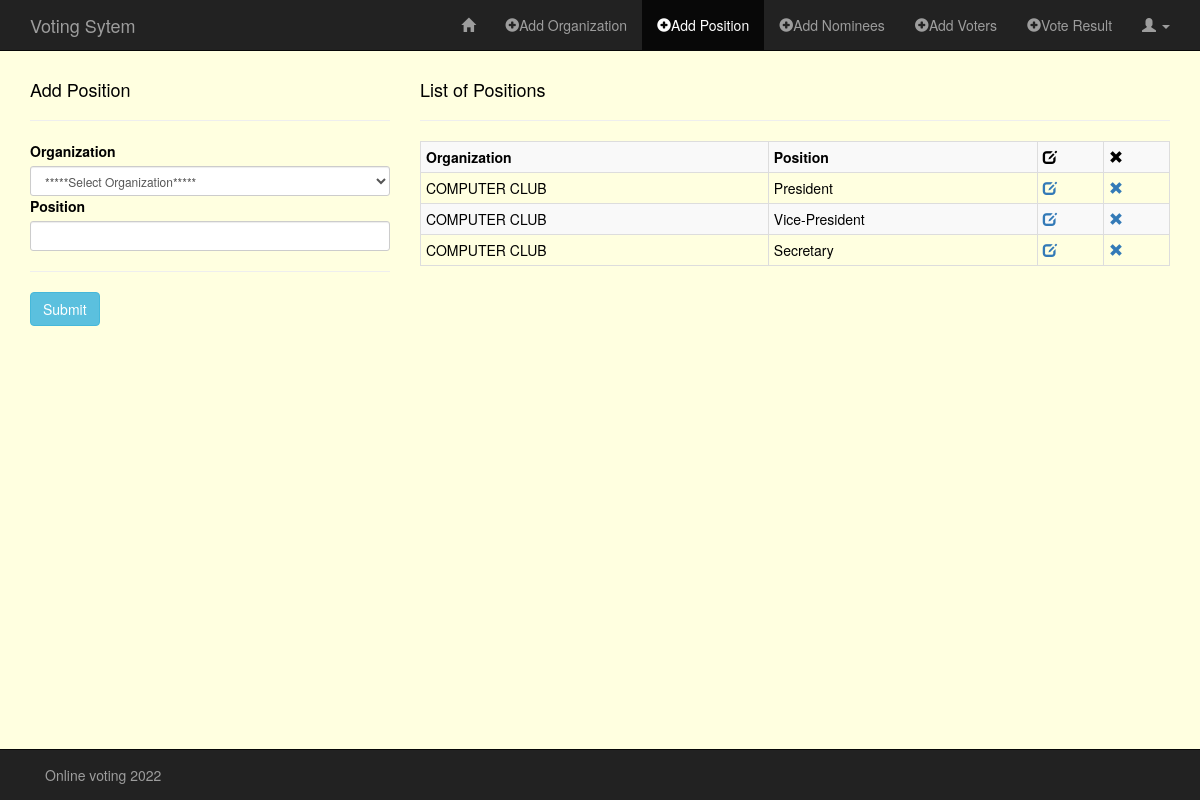
The app's page /admin/add_pos.php (signed in) with its own data.
### tables this page shows
CREATE TABLE `positions` (
  `id` int(11) NOT NULL,
  `org` varchar(60) NOT NULL,
  `pos` varchar(60) NOT NULL
);

### admin/classes/Organization.php (called while the page is built, shortened)
<?php
class Organization
{
    public function READ_ORG() {
        global $db;
        $sql = "SELECT * FROM organization";
        if(!$stmt = $db->prepare($sql)) {
            echo $stmt->error;
        } else {
            $stmt->execute();
            $result = $stmt->get_result();
        }
        return $result;
    }
}

### admin/classes/Position.php (called while the page is built, shortened)
<?php
class Position
{
    public function READ_POS() {
        global $db;
        $sql = "SELECT *
                FROM positions
                ORDER BY org ASC";
        if(!$stmt = $db->prepare($sql)) {
            echo $stmt->error;
        } else {
            $stmt->execute();
            $result = $stmt->get_result();
        }
        return $result;
    }
}

### admin/add_pos.php (the view, shortened to what this page needs)
<?php
require("../config/db.php");
require("classes/Organization.php");
require("classes/Position.php");
?>
<!DOCTYPE HTML>
<html lang="en-US">
<head>
    <link rel="stylesheet" href="../assets/css/bootstrap.min.css">
    <link rel="stylesheet" href="../assets/css/style_admin.css">
</head>
<body>
<nav class="navbar navbar-inverse navbar-fixed-top" role="navigation">
    <div class="container">
        <div class="navbar-header">
            <a class="navbar-brand" href="index.php">Voting Sytem</a>
        </div>
        <div class="collapse navbar-collapse" id="bs-example-navbar-collapse-1">
            <ul class="nav navbar-nav navbar-right">
                <li><a href="admin_page.php"><span class="glyphicon glyphicon-home"></span></a></li>
                <li><a href="add_org.php"><span class="glyphicon glyphicon-plus-sign"></span>Add Organization</a></li>
                <li class="active"><a href="add_pos.php"><span class="glyphicon glyphicon-plus-sign"></span>Add Position</a></li>
                <li><a href="add_nominees.php"><span class="glyphicon glyphicon-plus-sign"></span>Add Nominees</a></li>
                <li><a href="add_voters.php"><span class="glyphicon glyphicon-plus-sign"></span>Add Voters</a></li>
                <li><a href="vote_result.php"><span class="glyphicon glyphicon-plus-sign"></span>Vote Result</a></li>
                <li class="dropdown">
                    <a href="#" class="dropdown-toggle" data-toggle="dropdown" role="button" aria-haspopup="true" aria-expanded="false"><span class="glyphicon glyphicon-user"></span> <span class="caret"></span></a>
                </li>
            </ul>
        </div>
    </div>
</nav>
<div class="container">
    <div class="row">
        <div class="col-md-4">
            <h4>Add Position</h4><hr>
            <form method="POST" action="<?php $_SERVER['PHP_SELF']; ?>" role="form">
                <?php
                $readOrg = new Organization();
                $rtnReadOrg = $readOrg->READ_ORG();
                ?>
                <div class="form-group-sm">
                    <label for="organization">Organization</label>
                    <?php if($rtnReadOrg) { ?>
                    <select required name="organization" class="form-control">
                        <option value="">*****Select Organization*****</option>
                    </select>
                    <?php }  ?>
                </div>
                <div class="form-group-sm">
                    <label for="position">Position</label>
                    <input required type="text" name="position" class="form-control">
                </div><hr/>
                <div class="form-group-sm">
                    <input type="submit" name="submit" value="Submit" class="btn btn-info">
                </div>
            </form>
        </div>
        <?php
        $readPos = new Position();
        $rtnReadPos = $readPos->READ_POS();
        ?>
        <div class="col-md-8">
            <h4>List of Positions</h4><hr>
            <div class="table-responsive">
                <?php if($rtnReadPos) { ?>
                <table class="table table-bordered table-condensed table-striped">
                    <tr>
                        <th>Organization</th>
                        <th>Position</th>
                        <th><span class="glyphicon glyphicon-edit"></span></th>
                        <th><span class="glyphicon glyphicon-remove"></span></th>
                    </tr>
                    <?php while($rowPos = $rtnReadPos->fetch_assoc()) { ?>
                    <tr>
                        <td><?php echo $rowPos['org']; ?></td>
                        <td><?php echo $rowPos['pos']; ?></td>
                        <td><a href="./edit_pos.php?id=<?php echo $rowPos['id']; ?>"><span class="glyphicon glyphicon-edit"></span></a></td>
                        <td><a href="./delete_pos.php?id=<?php echo $rowPos['id']; ?>"><span class="glyphicon glyphicon-remove"></span></a></td>
                    </tr>
                    <?php }  ?>
                </table>
                <?php }  ?>
            </div>
        </div>
    </div>
</div>
<nav class="navbar navbar-inverse navbar-fixed-bottom" role="navigation">
    <div class="container">
        <div class="navbar-text pull-left">
        Online voting 2022
        </div>
    </div>
</nav>
</body>
</html>

### assets/css/style_admin.css (style rules this page uses)
body { color: black; margin-top: 70px; margin-bottom: 70px; background-color: lightyellow; }

### records on screen
positions: org "COMPUTER CLUB", pos "President"
positions: org "COMPUTER CLUB", pos "Vice-President"
positions: org "COMPUTER CLUB", pos "Secretary"
